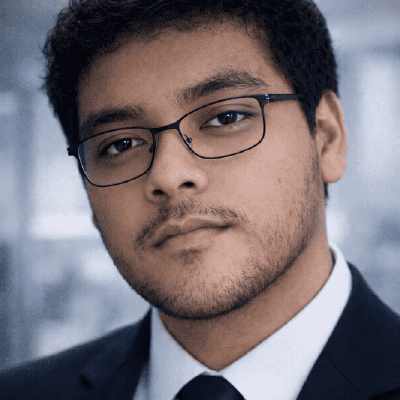
#> input picture assets/profile-photo.png, 400 x 400 px, found by its file name
$ python generate-visual-map.py
#> lines starting #> are read from the running program, lines starting #| are printed output that depends on the picture
"""
Generate dark.svg + light.svg in Sushmitadasari terminal style
using photo -> ASCII tspans, brown theme, DzCodeProgrammer info.
"""
from pathlib import Path
from html import escape
from PIL import Image, ImageOps, ImageEnhance, ImageFilter
import shutil

ROOT = Path(r"C:\Users\GAL'EN\DzCodeProgrammer")
ASSETS = ROOT / "assets"
PHOTO_CANDIDATES = [
    ASSETS / "profile-photo.png",
    Path(r"C:\Users\GAL'EN\.cursor\projects\c-Users-GAL-EN-DzCodeProgrammer\assets\c__Users_GAL_EN_AppData_Roaming_Cursor_User_workspaceStorage_fb88c5932fba3c5a398309dbceccaddc_images_image-b343e7b9-874a-4b4e-beaa-94e89853ceb6.png"),
]

# ASCII density matching reference (wide face)
COLS = 90
ROWS = 54
RAMP = " .:-=+*#%@"  # similar density to reference

def load_photo():
    for p in PHOTO_CANDIDATES:
        if p.exists():
            return p
    raise FileNotFoundError("No profile photo found")

def photo_to_ascii(path: Path) -> list[str]:
    img = Image.open(path).convert("L")
    img = ImageOps.autocontrast(img, cutoff=1)
    img = ImageEnhance.Contrast(img).enhance(1.25)
    img = ImageEnhance.Sharpness(img).enhance(1.2)
    # slightly taller crop bias to shoulders
    w, h = img.size
    side = min(w, h)
    left = (w - side) // 2
    top = max(0, int((h - side) * 0.05))
    img = img.crop((left, top, left + side, min(top + side, h)))
    img = img.resize((COLS, ROWS), Image.Resampling.LANCZOS)
    img = img.filter(ImageFilter.GaussianBlur(radius=0.25))
    px = img.load()
    lines = []
    for y in range(ROWS):
        chars = []
        for x in range(COLS):
            lum = px[x, y]
            # dark -> denser glyph; gamma expands midtones (glasses/face)
            t = 1.0 - (lum / 255.0)
            t = t ** 0.85
            idx = min(len(RAMP) - 1, int(t * (len(RAMP) - 1) + 0.5))
            chars.append(RAMP[idx])
        lines.append("".join(chars).rstrip())
    return lines

def ascii_tspans(lines: list[str], start_x=30, start_y=79.98, line_h=7.55) -> str:
    out = []
    y = start_y
    for line in lines:
        out.append(
            f'<tspan x="{start_x}" y="{y:.2f}" xml:space="preserve">{escape(line)}</tspan>'
        )
        y += line_h
    return "\n".join(out)

def pad_dots(label: str, value: str, width: int = 42) -> str:
    """Build 'Key: .... Value' dots filler similar to reference."""
    # approximate visual padding for display in SVG only — fixed spaces already in template
    return value

def clip_paths(n=22) -> str:
    parts = []
    for i in range(n):
        y = 26.0 + i * 22.0
        begin = 0.75 + i * 0.115
        parts.append(
            f'<clipPath id="lc{i}"><rect x="500" y="{y:.2f}" width="0" height="24">'
            f'<animate attributeName="width" from="0" to="690" dur="0.38s" begin="{begin:.2f}s" fill="freeze"/>'
            f"</rect></clipPath>"
        )
    return "".join(parts)

def info_lines(mode: str) -> str:
    """Right panel lines with typing clip animation."""
    fill = "#dbeafe" if mode == "dark" else "#1E293B"
    rows = [
        ('head', 'dzcode@github', 'cc', ' ——————————————————————————————————————————-—-'),
        ('cc', '. ', 'key', 'Subject', 'cc', ': .......................... ', 'value', 'DzCodeProgrammer'),
        ('cc', '. ', 'key', 'Role', 'cc', ': ............................. ', 'value', 'Full-Stack Developer · Builder'),
        ('cc', '. ', 'key', 'Origin', 'cc', ': ........................... ', 'value', 'Indonesia'),
        ('cc', '. ', 'key', 'Focus', 'cc', ': ............................ ', 'value', 'Web · AI · Creative Systems'),
        ('cc', '. ', 'key', 'Status', 'cc', ': ............ ', 'value', 'Building • Learning • Shipping'),
        ('cc', '. ', 'key', 'ToolChain', 'cc', ': ................. ', 'value', 'VS Code, Cursor, Git, Docker'),
        ('cc', '. ',),
        ('cc', '. ', 'key', 'Core', 'cc', '.', 'key', 'Lang', 'cc', ': .......... ', 'value', 'HTML, CSS, JS, TS, Python, PHP'),
        ('cc', '. ', 'key', 'Core', 'cc', '.', 'key', 'Frontend', 'cc', ': ...... ', 'value', 'React, Vite, Tailwind, shadcn/ui'),
        ('cc', '. ', 'key', 'Core', 'cc', '.', 'key', 'Backend', 'cc', ': ....... ', 'value', 'Node.js, FastAPI, Laravel, REST'),
        ('cc', '. ', 'key', 'Core', 'cc', '.', 'key', 'Database', 'cc', ': ...... ', 'value', 'PostgreSQL, MySQL, Supabase'),
        ('cc', '. ', 'key', 'Core', 'cc', '.', 'key', 'Infra', 'cc', ': ......... ', 'value', 'Docker, GitHub Actions, Vercel'),
        ('cc', '. ',),
        ('accent', '- Contact', 'cc', ' ————————————————————————————————————————————-—-'),
        ('cc', '. ', 'key', 'Grid', 'cc', '.', 'key', 'Mail', 'cc', ': ....................... ', 'value', 'dzikrijombang@gmail.com'),
        ('cc', '. ', 'key', 'Grid', 'cc', '.', 'key', 'Portfolio', 'cc', ': .................. ', 'value', '3-d-portolio-for-me.vercel.app'),
        ('cc', '. ', 'key', 'Grid', 'cc', '.', 'key', 'LinkedIn', 'cc', ': ................... ', 'value', 'dzikri-employe-979742335'),
        ('cc', '. ', 'key', 'Grid', 'cc', '.', 'key', 'Github', 'cc', ': ..................... ', 'value', 'DzCodeProgrammer'),
        ('cc', '. ',),
        ('accent', '- Live Stats', 'cc', ' ————————————————————————————————————————————-—-'),
        ('cc', '. ', 'value', 'See live GitHub stats badges below in README ↓'),
    ]
    ys = [42 + i * 22 for i in range(len(rows))]
    chunks = []
    for i, (row, y) in enumerate(zip(rows, ys)):
        parts = []
        # row is alternating class, text
        it = iter(row)
        for cls, text in zip(it, it):
            parts.append(f'<tspan class="{cls}">{escape(text)}</tspan>')
        # first tspan needs x,y
        inner = "".join(parts)
        # inject x,y into first tspan
        inner = inner.replace("<tspan ", f'<tspan x="520" y="{y}" ', 1)
        chunks.append(
            f'<g clip-path="url(#lc{i})"><text x="520" y="0" fill="{fill}">{inner}</text></g>'
        )
    return "\n".join(chunks)

def build_svg(mode: str, ascii_block: str) -> str:
    # Brown / amber theme (user request) while keeping structure identical
    if mode == "dark":
        ascii0, ascii1 = "#C4A574", "#8B5A2B"
        ascii_anim_a = "#C4A574;#D2B48C;#A67C52;#C4A574"
        ascii_anim_b = "#8B5A2B;#C4A574;#D2B48C;#8B5A2B"
        border0, border1, border2 = "#8B5A2B", "#C4A574", "#A67C52"
        bg0, bg1 = "#1A120B", "#0C0906"
        scan0, scan_mid = "#C4A574", "#E8D5B5"
        scanline = "#D2B48C"
        key = "#C4A574"
        value_fill_note = "dark"
        head = "#D2B48C"
        accent = "#A67C52"
        term = "#8B7355"
        scan_lbl = "#F87171"
        panel = "#C4A574"
        cursor = "#C4A574"
        titlebar = "#1A120B"
        title_op = "0.85"
        panel_fill = "#1A120B"
        panel_op = "0.35"
        blend = "screen"
        scan_op = "0.7"
        border_op = "0.8"
        info = info_lines("dark")
        styles_key = key
        styles_value = "#E5E7EB"
        styles_cc = "#6B5B4F"
        styles_head = head
        styles_accent = "#D97706"
        styles_panel = panel
        styles_cursor = cursor
        light_dot_r, light_dot_y, light_dot_g = "#EF4444", "#F59E0B", "#10B981"
    else:
        ascii0, ascii1 = "#92400E", "#B45309"
        ascii_anim_a = "#92400E;#B45309;#D97706;#92400E"
        ascii_anim_b = "#B45309;#D97706;#92400E;#B45309"
        border0, border1, border2 = "#92400E", "#D97706", "#A67C52"
        bg0, bg1 = "#FFFBEB", "#F5F0E8"
        scan0, scan_mid = "#D97706", "#FBBF24"
        scanline = "#78716C"
        key = "#92400E"
        head = "#B45309"
        accent = "#B45309"
        term = "#78716C"
        scan_lbl = "#DC2626"
        panel = "#B45309"
        cursor = "#D97706"
        titlebar = "#FFFFFF"
        title_op = "0.9"
        panel_fill = "#FFFFFF"
        panel_op = "0.55"
        blend = "multiply"
        scan_op = "0.8"
        border_op = "0.75"
        info = info_lines("light")
        styles_key = "#92400E"
        styles_value = "#1E293B"
        styles_cc = "#94A3B8"
        styles_head = "#B45309"
        styles_accent = "#B45309"
        styles_panel = "#B45309"
        styles_cursor = "#D97706"
        light_dot_r, light_dot_y, light_dot_g = "#F87171", "#FBBF24", "#34D399"

    clips = clip_paths(22)

    return f'''<?xml version="1.0" encoding="UTF-8"?>
<svg xmlns="http://www.w3.org/2000/svg" width="1180" height="610" viewBox="0 0 1180 610">
<defs>
  <linearGradient id="asciiGrad" x1="0%" y1="0%" x2="100%" y2="100%">
    <stop offset="0%" stop-color="{ascii0}">
      <animate attributeName="stop-color" values="{ascii_anim_a}" dur="9s" repeatCount="indefinite"/>
    </stop>
    <stop offset="100%" stop-color="{ascii1}">
      <animate attributeName="stop-color" values="{ascii_anim_b}" dur="9s" repeatCount="indefinite"/>
    </stop>
  </linearGradient>
  <linearGradient id="borderGrad" x1="0%" y1="0%" x2="100%" y2="100%">
    <stop offset="0%" stop-color="{border0}"/>
    <stop offset="50%" stop-color="{border1}"/>
    <stop offset="100%" stop-color="{border2}"/>
  </linearGradient>
  <radialGradient id="bgGlow" cx="30%" cy="20%" r="80%">
    <stop offset="0%" stop-color="{bg0}"/>
    <stop offset="100%" stop-color="{bg1}"/>
  </radialGradient>
  <linearGradient id="scanGrad" x1="0%" y1="0%" x2="0%" y2="100%">
    <stop offset="0%" stop-color="{scan0}" stop-opacity="0"/>
    <stop offset="45%" stop-color="{scan0}" stop-opacity="0.05"/>
    <stop offset="50%" stop-color="{scan_mid}" stop-opacity="0.65"/>
    <stop offset="55%" stop-color="{scan0}" stop-opacity="0.05"/>
    <stop offset="100%" stop-color="{border0}" stop-opacity="0"/>
  </linearGradient>
  <pattern id="scanlines" width="4" height="4" patternUnits="userSpaceOnUse">
    <rect width="4" height="1" fill="{scanline}" opacity="0.05"/>
  </pattern>
  <filter id="softGlow" x="-50%" y="-50%" width="200%" height="200%">
    <feGaussianBlur stdDeviation="4" result="blur"/>
    <feMerge>
      <feMergeNode in="blur"/>
      <feMergeNode in="SourceGraphic"/>
    </feMerge>
  </filter>
  <mask id="revealMask" maskUnits="userSpaceOnUse" x="0" y="0" width="1180" height="620">
    <rect x="0" y="0" width="1180" height="0" fill="#fff">
      <animate attributeName="height" from="0" to="560" dur="2.6s" begin="0.2s" fill="freeze" calcMode="spline" keySplines="0.25 0.1 0.25 1"/>
    </rect>
  </mask>
  {clips}
  <style>
    .ascii  {{ font-family: 'Courier New', Consolas, monospace; font-size: 7.4px; fill: url(#asciiGrad); letter-spacing: -0.2px; }}
    .key    {{ font-family: 'Courier New', Consolas, monospace; font-size: 15px; fill: {styles_key}; font-weight: bold; }}
    .value  {{ font-family: 'Courier New', Consolas, monospace; font-size: 15px; fill: {styles_value}; }}
    .cc     {{ font-family: 'Courier New', Consolas, monospace; font-size: 15px; fill: {styles_cc}; }}
    .head   {{ font-family: 'Courier New', Consolas, monospace; font-size: 17px; fill: {styles_head}; font-weight: bold; }}
    .accent {{ font-family: 'Courier New', Consolas, monospace; font-size: 15px; fill: {styles_accent}; font-weight: bold; }}
    text, tspan {{ white-space: pre; }}
    .term-label {{ font-family: 'Courier New', Consolas, monospace; font-size: 12px; fill: {term}; letter-spacing: 0.5px; }}
    .scan-label {{ font-family: 'Courier New', Consolas, monospace; font-size: 10px; fill: {scan_lbl}; letter-spacing: 1px; }}
    .panel-title {{ font-family: 'Courier New', Consolas, monospace; font-size: 11px; fill: {styles_panel}; letter-spacing: 2px; opacity: 0.75; }}
    .cursor-blink {{ fill: {styles_cursor}; }}
  </style>
</defs>

<rect width="1180" height="610" rx="18" fill="url(#bgGlow)"/>
<rect width="1180" height="610" rx="18" fill="url(#scanlines)"/>

<g id="titlebar">
  <rect x="3" y="3" width="1174" height="34" rx="16" fill="{titlebar}" fill-opacity="{title_op}"/>
  <circle cx="24" cy="20" r="5" fill="{light_dot_r}"><animate attributeName="opacity" values="1;0.55;1" dur="4s" repeatCount="indefinite"/></circle>
  <circle cx="42" cy="20" r="5" fill="{light_dot_y}"><animate attributeName="opacity" values="1;0.55;1" dur="4s" begin="0.3s" repeatCount="indefinite"/></circle>
  <circle cx="60" cy="20" r="5" fill="{light_dot_g}"><animate attributeName="opacity" values="1;0.55;1" dur="4s" begin="0.6s" repeatCount="indefinite"/></circle>
  <text x="590" y="25" text-anchor="middle" class="term-label">dzcode@github ~ % ./profile.sh --live</text>
  <circle cx="1122" cy="20" r="4" fill="#F87171">
    <animate attributeName="opacity" values="1;0.15;1" dur="1.1s" repeatCount="indefinite"/>
  </circle>
  <text x="1132" y="24" class="scan-label">SCANNING</text>
</g>

<g transform="translate(0,38)">
  <rect x="14" y="26" width="488" height="468" rx="14" fill="{panel_fill}" fill-opacity="{panel_op}" stroke="url(#borderGrad)" stroke-width="1" opacity="0.4"/>
  <rect x="508" y="10" width="655" height="500" rx="14" fill="{panel_fill}" fill-opacity="{panel_op}" stroke="url(#borderGrad)" stroke-width="1" opacity="0.4"/>
  <text x="30" y="24" class="panel-title">VISUAL.MAP</text>
  <text x="524" y="24" class="panel-title">SYSTEM.INFO</text>

  <g mask="url(#revealMask)">
  <text x="30" y="0" class="ascii">
{ascii_block}
  </text>
  </g>

{info}

  <rect x="522" y="491.0" width="9" height="16" class="cursor-blink" opacity="0">
    <animate attributeName="opacity" values="0;0;1;0;1;0;1;0" keyTimes="0;0.01;0.02;0.3;0.5;0.7;0.85;1" dur="1.4s" begin="3.66s" repeatCount="indefinite"/>
  </rect>
</g>

<rect x="0" y="-70" width="1180" height="70" fill="url(#scanGrad)" opacity="{scan_op}" style="mix-blend-mode:{blend}">
  <animateTransform attributeName="transform" type="translate" from="0 -70" to="0 680" dur="4.2s" repeatCount="indefinite"/>
</rect>

<rect x="3" y="3" width="1174" height="604" rx="16" fill="none" stroke="url(#borderGrad)" stroke-width="2" opacity="{border_op}">
  <animate attributeName="opacity" values="0.5;0.95;0.5" dur="3.2s" repeatCount="indefinite"/>
</rect>
</svg>
'''

def main():
    photo = load_photo()
    dest_photo = ASSETS / "profile-photo.png"
    if photo.resolve() != dest_photo.resolve():
        shutil.copy2(photo, dest_photo)
    lines = photo_to_ascii(dest_photo)
#> in photo_to_ascii, `img = Image.open(path).convert("L")`:
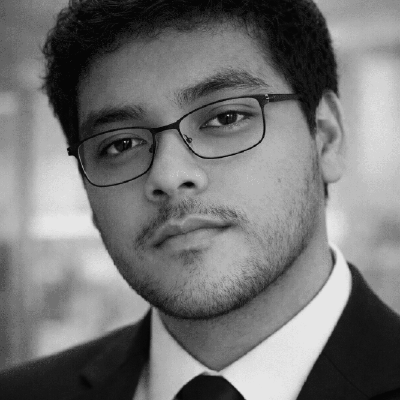
#> img: PIL image 400x400 L; min 6, max 230, mean 116.4
#> in photo_to_ascii, `img = ImageOps.autocontrast(img, cutoff=1)`:
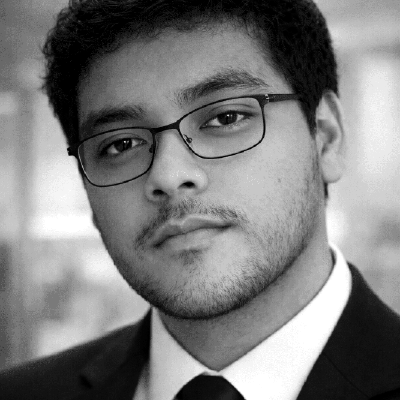
#> img: PIL image 400x400 L; min 0, max 255, mean 125.2
#> in photo_to_ascii, `img = ImageEnhance.Contrast(img).enhance(1.25)`:
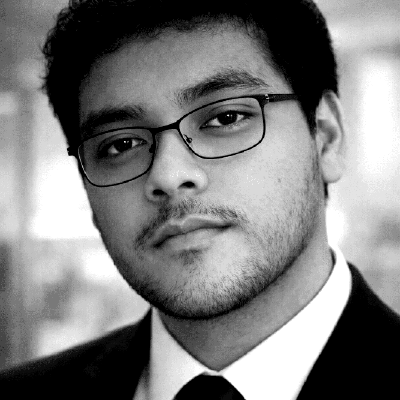
#> img: PIL image 400x400 L; min 0, max 255, mean 126
#> in photo_to_ascii, `img = img.resize((COLS, ROWS), Image.Resampling.LANCZOS)`:
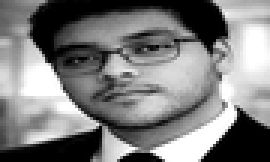
#> img: PIL image 90x54 L (shown 3 times larger); min 0, max 255, mean 125.8
#> after the loop in photo_to_ascii, `for y in range(ROWS):`: lines = 54 items
#> lines = 54 items
    Path(r"C:\Temp\portrait.txt").write_text("\n".join(lines), encoding="utf-8")
    block = ascii_tspans(lines)
#> the loop in ascii_tspans, `for line in lines:` made 54 passes
#> y on passes 1 to 12: 87.53, 95.08, 102.6, 110.2, 117.7, 125.3, 132.8, 140.4, 147.9, 155.5, 163, 170.6
#> after the loop in ascii_tspans, `for line in lines:`: y = 487.7
    for mode, name in [("dark", "dark.svg"), ("light", "light.svg")]:
        svg = build_svg(mode, block)
        out = ROOT / name
        out.write_text(svg, encoding="utf-8")
        print(f"Wrote {out} ({out.stat().st_size/1024:.1f} KB)")
    print(f"ASCII lines={len(lines)} cols~={len(lines[0]) if lines else 0}")

if __name__ == "__main__":
#> (the run stopped early here; a loop or call above may not have finished)
